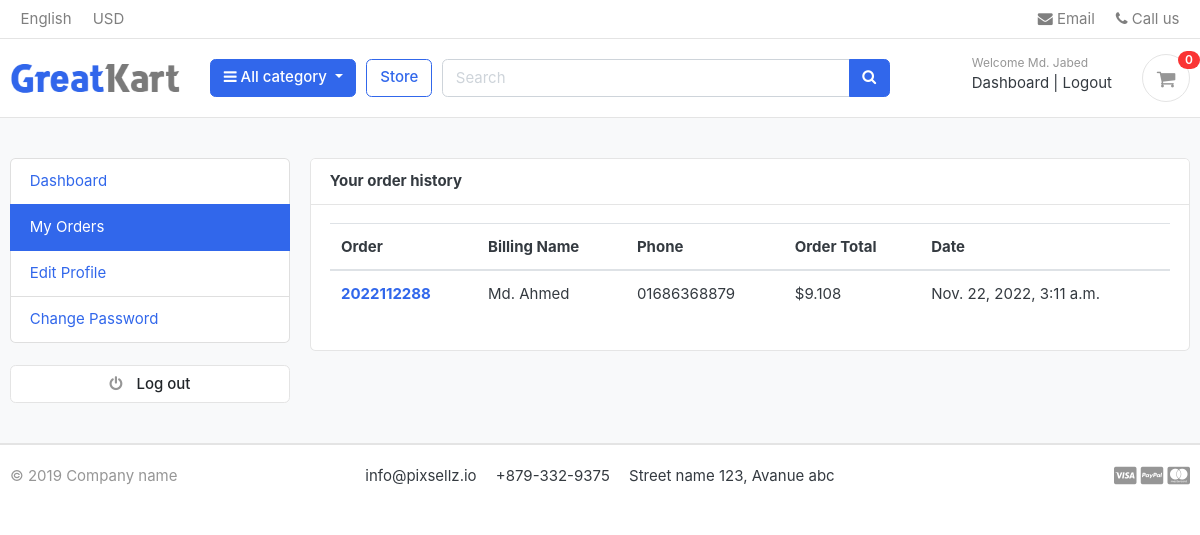
/accounts/my_orders/ (signed in), run on an earlier commit of the app's database.
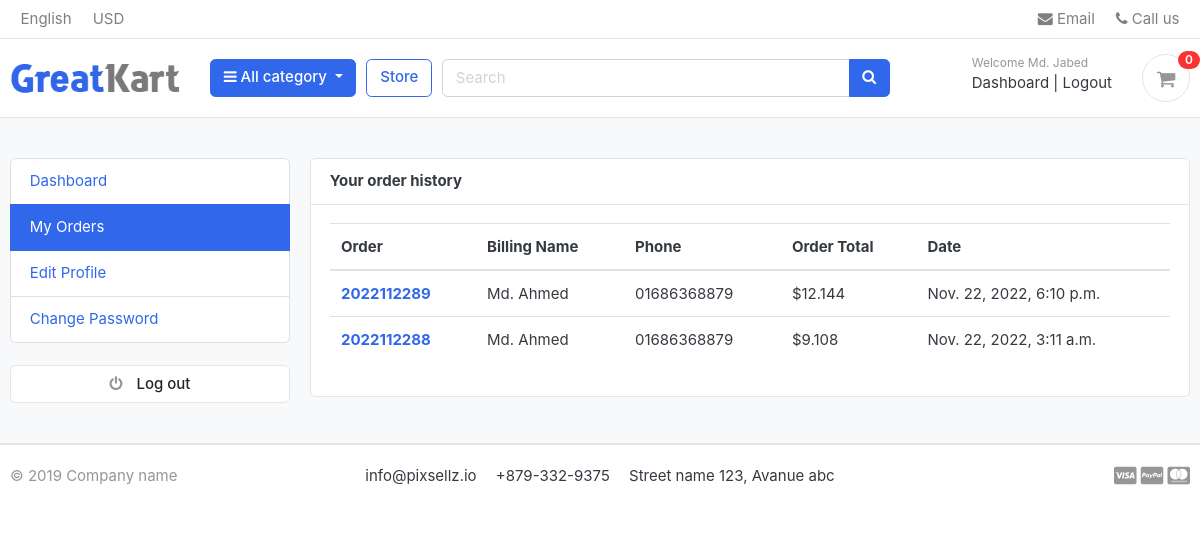
And on a later commit of the database.
### orders/models.py (models this page shows, shortened)
class Order(models.Model):
    STATUS = (
        ('New', 'New'),
        ('Accepted', 'Accepted'),
        ('Completed', 'Completed'),
        ('Cancelled', 'Cancelled'),
    )
    user = models.ForeignKey(Account, on_delete=models.SET_NULL, null=True)
    payment = models.ForeignKey(Payment, on_delete=models.SET_NULL, blank=True, null=True)
    order_number = models.CharField(max_length=20)
    first_name = models.CharField(max_length=50)
    last_name = models.CharField(max_length=50)
    phone = models.CharField(max_length=15)
    email = models.EmailField(max_length=50)
    address_line_1 = models.CharField(max_length=50)
    address_line_2 = models.CharField(max_length=50, blank=True)
    country = models.CharField(max_length=50)
    state = models.CharField(max_length=50)
    city = models.CharField(max_length=50)
    order_note = models.CharField(max_length=100, blank=True)
    order_total = models.FloatField()
    tax = models.FloatField()
    status = models.CharField(max_length=10, choices=STATUS, default='New')
    ip = models.CharField(blank=True, max_length=20)
    is_ordered = models.BooleanField(default=False)
    created_at = models.DateTimeField(auto_now_add=True)
    updated_at = models.DateTimeField(auto_now=True)
    def full_name(self):
        return f'{self.first_name} {self.last_name}'

### accounts/views.py (the view)
# urls.py: path('my_orders/', views.my_orders , name='my_orders'),
@login_required(login_url='login')
def my_orders(request):
    orders = Order.objects.filter(user=request.user , is_ordered=True).order_by('-created_at') # - it will you give result in desending order
    context = {
        'orders' : orders,
    }
    return render(request, 'accounts/my_orders.html', context)

### accounts/models.py (called while the page is built)
    def full_name(self):
        return f'{self.first_name} {self.last_name}'

### carts/context_processors.py (called while the page is built)
def counter(request):
    cart_count = 0
    if 'admin' in request.path:
        return{}
    else:
        try:
            cart = Cart.objects.filter(cart_id=_cart_id(request))
            if request.user.is_authenticated:
                cart_items = CartItem.objects.all().filter(user=request.user)
            else:
                cart_items = CartItem.objects.all().filter(cart=cart[:1])
            for cart_item in cart_items:
                cart_count += cart_item.quantity
        except Cart.DoesNotExist:
            cart_count = 0
    return dict(cart_count=cart_count)

### carts/views.py (called while the page is built)
def _cart_id(request):
    cart = request.session.session_key
    if not cart:
        cart = request.session.create()
    return cart

### category/context_processors.py (called while the page is built)
def menu_links(request):
    links = Category.objects.all()
    return dict(links=links)

### category/models.py (called while the page is built)
    def get_url(self):
            return reverse('products_by_category' , args=[self.slug])

### templates/accounts/my_orders.html (shortened to what this page needs)
{% extends 'base.html' %}
{% block content %}
<section class="section-conten padding-y bg">
<div class="container">
	<div class="row">
 {% include 'includes/dashboard_sidebar.html' %}
	<main class="col-md-9">
		<article class="card">
		<header class="card-header">
			<strong class="d-inline-block mr-3">Your order history</strong>
		</header>
		<div class="card-body">
			<div class="row">
        <div class="col-md-12">
          <table class="table">
            <thead>
              <tr>
                <th scope="col">Order </th>
                <th scope="col">Billing Name</th>
                <th scope="col">Phone</th>
                <th scope="col">Order Total</th>
                <th scope="col">Date</th>
              </tr>
            </thead>
            <tbody>
              {% for order in orders %}
              <tr>
                <th scope="row"><a href="{% url 'order_detail' order.order_number %}">{{order.order_number}}</a></th>
                <td>{{order.full_name}}</td>
                <td>{{order.phone}}</td>
                <td>${{order.order_total}}</td>
                <td>{{order.created_at}}</td>
              </tr>
              {% endfor %}
            </tbody>
          </table>
        </div>
			</div>
		</div>
		</article>
	</main>
</div>
</div>
</section>
{% endblock %}

What changed in the data, as far as the page shows it:
added Order: order_number "2022112289", full_name "Md. Ahmed", phone "01686368879", order_total "12.144", created_at "Nov. 22, 2022, 6:10 p.m."
